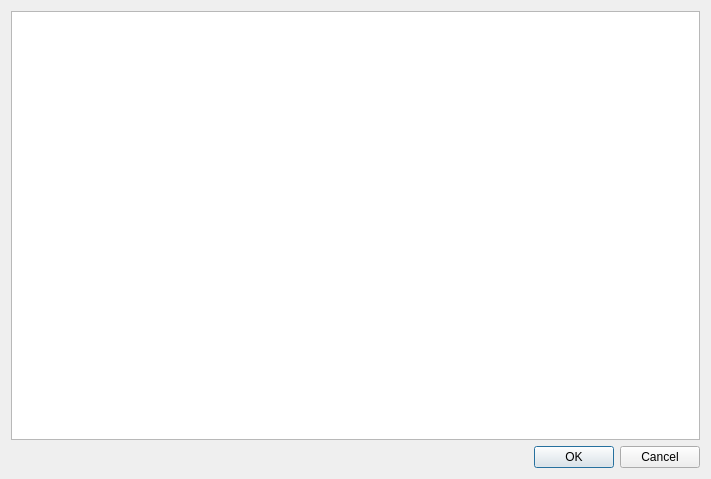
<?xml version="1.0" encoding="UTF-8"?>
<ui version="4.0">
 <class>RecentBooksDlg</class>
 <widget class="QDialog" name="RecentBooksDlg">
  <property name="geometry">
   <rect>
    <x>0</x>
    <y>0</y>
    <width>711</width>
    <height>479</height>
   </rect>
  </property>
  <property name="windowTitle">
   <string notr="true">Recent Books</string>
  </property>
  <property name="windowIcon">
   <iconset resource="cr3res.qrc">
    <normaloff>:/icons/action/icons/folder_favorite.png</normaloff>:/icons/action/icons/folder_favorite.png</iconset>
  </property>
  <property name="toolTip">
   <string notr="true"/>
  </property>
  <property name="statusTip">
   <string notr="true"/>
  </property>
  <property name="whatsThis">
   <string notr="true"/>
  </property>
  <property name="accessibleName">
   <string notr="true"/>
  </property>
  <property name="accessibleDescription">
   <string notr="true"/>
  </property>
  <layout class="QVBoxLayout" name="verticalLayout">
   <item>
    <widget class="QTableWidget" name="tableWidget">
     <property name="contextMenuPolicy">
      <enum>Qt::CustomContextMenu</enum>
     </property>
     <property name="accessibleDescription">
      <string notr="true"/>
     </property>
    </widget>
   </item>
   <item>
    <widget class="QDialogButtonBox" name="buttonBox">
     <property name="accessibleDescription">
      <string notr="true"/>
     </property>
     <property name="orientation">
      <enum>Qt::Horizontal</enum>
     </property>
     <property name="standardButtons">
      <set>QDialogButtonBox::Cancel|QDialogButtonBox::Ok</set>
     </property>
    </widget>
   </item>
  </layout>
  <action name="actionRemoveItem">
   <property name="text">
    <string>Remove Item</string>
   </property>
   <property name="shortcut">
    <string>Del</string>
   </property>
  </action>
  <action name="actionClearAll">
   <property name="text">
    <string>Clear All</string>
   </property>
  </action>
 </widget>
 <resources>
  <include location="cr3res.qrc"/>
 </resources>
 <connections>
  <connection>
   <sender>buttonBox</sender>
   <signal>accepted()</signal>
   <receiver>RecentBooksDlg</receiver>
   <slot>accept()</slot>
   <hints>
    <hint type="sourcelabel">
     <x>248</x>
     <y>254</y>
    </hint>
    <hint type="destinationlabel">
     <x>157</x>
     <y>274</y>
    </hint>
   </hints>
  </connection>
  <connection>
   <sender>buttonBox</sender>
   <signal>rejected()</signal>
   <receiver>RecentBooksDlg</receiver>
   <slot>reject()</slot>
   <hints>
    <hint type="sourcelabel">
     <x>316</x>
     <y>260</y>
    </hint>
    <hint type="destinationlabel">
     <x>286</x>
     <y>274</y>
    </hint>
   </hints>
  </connection>
 </connections>
</ui>
